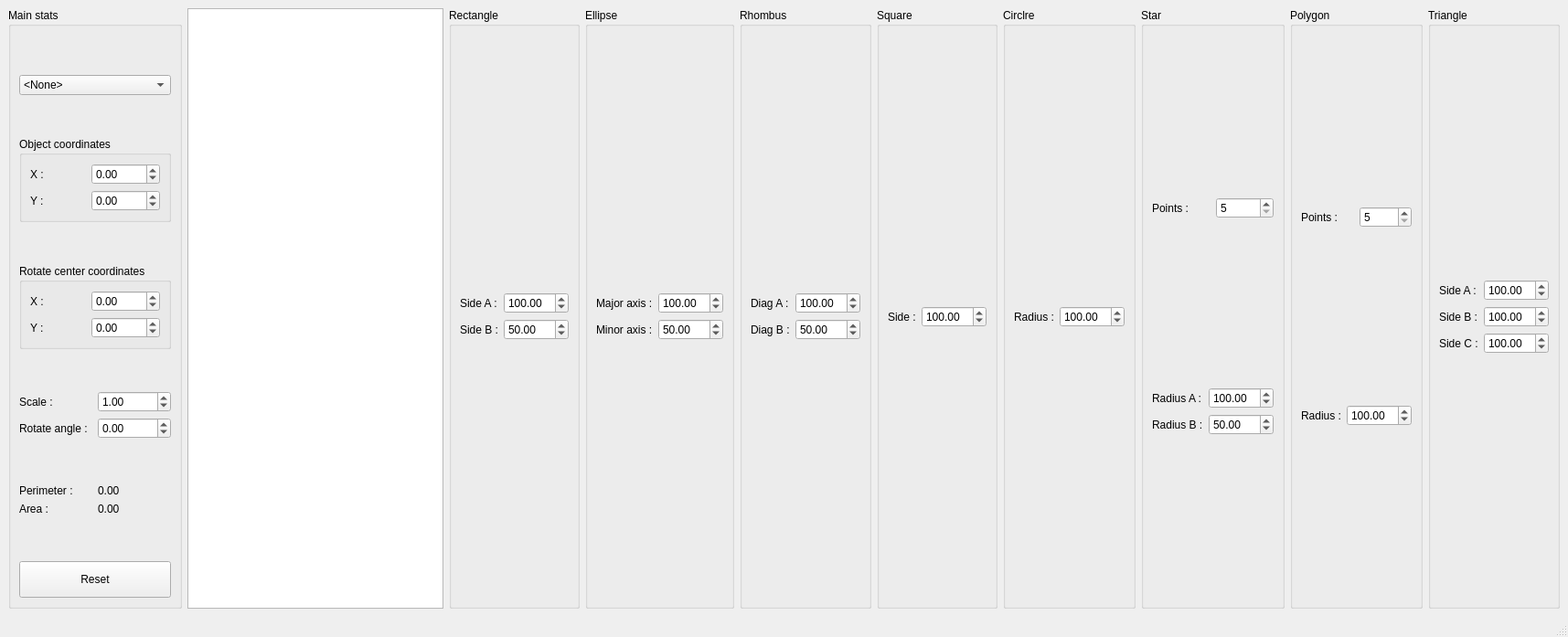
<?xml version="1.0" encoding="UTF-8"?>
<ui version="4.0">
 <class>MainWindow</class>
 <widget class="QMainWindow" name="MainWindow">
  <property name="geometry">
   <rect>
    <x>0</x>
    <y>0</y>
    <width>1715</width>
    <height>697</height>
   </rect>
  </property>
  <property name="windowTitle">
   <string>MainWindow</string>
  </property>
  <widget class="QWidget" name="centralwidget">
   <layout class="QHBoxLayout" name="horizontalLayout_3">
    <item>
     <widget class="QGroupBox" name="MainStats">
      <property name="title">
       <string>Main stats</string>
      </property>
      <layout class="QVBoxLayout" name="verticalLayout_3">
       <item>
        <spacer name="verticalSpacer_2">
         <property name="orientation">
          <enum>Qt::Vertical</enum>
         </property>
         <property name="sizeHint" stdset="0">
          <size>
           <width>0</width>
           <height>0</height>
          </size>
         </property>
        </spacer>
       </item>
       <item>
        <layout class="QVBoxLayout" name="verticalLayout">
         <item>
          <widget class="QComboBox" name="comboBox">
           <item>
            <property name="text">
             <string>&lt;None&gt;</string>
            </property>
           </item>
           <item>
            <property name="text">
             <string>Circle</string>
            </property>
           </item>
           <item>
            <property name="text">
             <string>Custom</string>
            </property>
           </item>
           <item>
            <property name="text">
             <string>Ellipse</string>
            </property>
           </item>
           <item>
            <property name="text">
             <string>Polygon</string>
            </property>
           </item>
           <item>
            <property name="text">
             <string>Rectangle</string>
            </property>
           </item>
           <item>
            <property name="text">
             <string>Rhombus</string>
            </property>
           </item>
           <item>
            <property name="text">
             <string>Square</string>
            </property>
           </item>
           <item>
            <property name="text">
             <string>Star</string>
            </property>
           </item>
           <item>
            <property name="text">
             <string>Triangle</string>
            </property>
           </item>
          </widget>
         </item>
         <item>
          <spacer name="verticalSpacer_3">
           <property name="orientation">
            <enum>Qt::Vertical</enum>
           </property>
           <property name="sizeHint" stdset="0">
            <size>
             <width>20</width>
             <height>40</height>
            </size>
           </property>
          </spacer>
         </item>
         <item>
          <widget class="QGroupBox" name="groupBox">
           <property name="title">
            <string>Object coordinates</string>
           </property>
           <layout class="QVBoxLayout" name="verticalLayout_4">
            <item>
             <layout class="QHBoxLayout" name="horizontalLayout">
              <item>
               <widget class="QLabel" name="label">
                <property name="text">
                 <string>X :</string>
                </property>
               </widget>
              </item>
              <item>
               <widget class="QDoubleSpinBox" name="doubleCoordX">
                <property name="minimum">
                 <double>-1000.000000000000000</double>
                </property>
                <property name="maximum">
                 <double>1000.000000000000000</double>
                </property>
               </widget>
              </item>
             </layout>
            </item>
            <item>
             <layout class="QHBoxLayout" name="horizontalLayout_4">
              <item>
               <widget class="QLabel" name="label_2">
                <property name="text">
                 <string>Y :</string>
                </property>
               </widget>
              </item>
              <item>
               <widget class="QDoubleSpinBox" name="doubleCoordY">
                <property name="minimum">
                 <double>-1000.000000000000000</double>
                </property>
                <property name="maximum">
                 <double>1000.000000000000000</double>
                </property>
               </widget>
              </item>
             </layout>
            </item>
           </layout>
          </widget>
         </item>
         <item>
          <spacer name="verticalSpacer_5">
           <property name="orientation">
            <enum>Qt::Vertical</enum>
           </property>
           <property name="sizeHint" stdset="0">
            <size>
             <width>20</width>
             <height>40</height>
            </size>
           </property>
          </spacer>
         </item>
         <item>
          <widget class="QGroupBox" name="groupBox_3">
           <property name="title">
            <string>Rotate center coordinates</string>
           </property>
           <layout class="QVBoxLayout" name="verticalLayout_5">
            <item>
             <layout class="QHBoxLayout" name="horizontalLayout_6">
              <item>
               <widget class="QLabel" name="label_5">
                <property name="text">
                 <string>X :</string>
                </property>
               </widget>
              </item>
              <item>
               <widget class="QDoubleSpinBox" name="doubleCoordX_2">
                <property name="minimum">
                 <double>-1000.000000000000000</double>
                </property>
                <property name="maximum">
                 <double>1000.000000000000000</double>
                </property>
               </widget>
              </item>
             </layout>
            </item>
            <item>
             <layout class="QHBoxLayout" name="horizontalLayout_7">
              <item>
               <widget class="QLabel" name="label_6">
                <property name="text">
                 <string>Y :</string>
                </property>
               </widget>
              </item>
              <item>
               <widget class="QDoubleSpinBox" name="doubleCoordY_2">
                <property name="minimum">
                 <double>-1000.000000000000000</double>
                </property>
                <property name="maximum">
                 <double>1000.000000000000000</double>
                </property>
               </widget>
              </item>
             </layout>
            </item>
           </layout>
          </widget>
         </item>
         <item>
          <spacer name="verticalSpacer_4">
           <property name="orientation">
            <enum>Qt::Vertical</enum>
           </property>
           <property name="sizeHint" stdset="0">
            <size>
             <width>20</width>
             <height>40</height>
            </size>
           </property>
          </spacer>
         </item>
         <item>
          <layout class="QHBoxLayout" name="horizontalLayout_2">
           <item>
            <widget class="QLabel" name="label_3">
             <property name="text">
              <string>Scale :            </string>
             </property>
            </widget>
           </item>
           <item>
            <widget class="QDoubleSpinBox" name="doubleScaleBox">
             <property name="minimum">
              <double>0.100000000000000</double>
             </property>
             <property name="maximum">
              <double>9999.989999999999782</double>
             </property>
             <property name="singleStep">
              <double>0.100000000000000</double>
             </property>
             <property name="value">
              <double>1.000000000000000</double>
             </property>
            </widget>
           </item>
          </layout>
         </item>
        </layout>
       </item>
       <item>
        <layout class="QHBoxLayout" name="horizontalLayout_5">
         <item>
          <widget class="QLabel" name="label_4">
           <property name="text">
            <string>Rotate angle :</string>
           </property>
          </widget>
         </item>
         <item>
          <widget class="QDoubleSpinBox" name="doubleRotateBox">
           <property name="minimum">
            <double>-9999.989999999999782</double>
           </property>
           <property name="maximum">
            <double>9999.989999999999782</double>
           </property>
          </widget>
         </item>
        </layout>
       </item>
       <item>
        <spacer name="verticalSpacer">
         <property name="orientation">
          <enum>Qt::Vertical</enum>
         </property>
         <property name="sizeHint" stdset="0">
          <size>
           <width>20</width>
           <height>40</height>
          </size>
         </property>
        </spacer>
       </item>
       <item>
        <layout class="QHBoxLayout" name="horizontalLayout_8">
         <item>
          <widget class="QLabel" name="label_8">
           <property name="text">
            <string>Perimeter :</string>
           </property>
          </widget>
         </item>
         <item>
          <widget class="QLabel" name="Perimeter">
           <property name="text">
            <string>0.00</string>
           </property>
          </widget>
         </item>
        </layout>
       </item>
       <item>
        <layout class="QHBoxLayout" name="horizontalLayout_9">
         <item>
          <widget class="QLabel" name="label_10">
           <property name="text">
            <string>Area :</string>
           </property>
          </widget>
         </item>
         <item>
          <widget class="QLabel" name="Area">
           <property name="text">
            <string>0.00</string>
           </property>
          </widget>
         </item>
        </layout>
       </item>
       <item>
        <spacer name="verticalSpacer_6">
         <property name="orientation">
          <enum>Qt::Vertical</enum>
         </property>
         <property name="sizeHint" stdset="0">
          <size>
           <width>20</width>
           <height>40</height>
          </size>
         </property>
        </spacer>
       </item>
       <item>
        <widget class="QPushButton" name="Reset">
         <property name="minimumSize">
          <size>
           <width>0</width>
           <height>40</height>
          </size>
         </property>
         <property name="text">
          <string>Reset</string>
         </property>
        </widget>
       </item>
      </layout>
     </widget>
    </item>
    <item>
     <widget class="QGraphicsView" name="graphicsView">
      <property name="minimumSize">
       <size>
        <width>0</width>
        <height>0</height>
       </size>
      </property>
      <property name="maximumSize">
       <size>
        <width>10000</width>
        <height>6350</height>
       </size>
      </property>
     </widget>
    </item>
    <item>
     <widget class="QGroupBox" name="Param_Rect">
      <property name="title">
       <string>Rectangle</string>
      </property>
      <layout class="QVBoxLayout" name="verticalLayout_2">
       <item>
        <spacer name="verticalSpacer_8">
         <property name="orientation">
          <enum>Qt::Vertical</enum>
         </property>
         <property name="sizeHint" stdset="0">
          <size>
           <width>20</width>
           <height>40</height>
          </size>
         </property>
        </spacer>
       </item>
       <item>
        <layout class="QHBoxLayout" name="horizontalLayout_12">
         <item>
          <widget class="QLabel" name="label_11">
           <property name="text">
            <string>Side A :</string>
           </property>
          </widget>
         </item>
         <item>
          <widget class="QDoubleSpinBox" name="doubleSideA">
           <property name="minimum">
            <double>0.100000000000000</double>
           </property>
           <property name="maximum">
            <double>9999.000000000000000</double>
           </property>
           <property name="value">
            <double>100.000000000000000</double>
           </property>
          </widget>
         </item>
        </layout>
       </item>
       <item>
        <layout class="QHBoxLayout" name="horizontalLayout_14">
         <item>
          <widget class="QLabel" name="label_12">
           <property name="text">
            <string>Side B :</string>
           </property>
          </widget>
         </item>
         <item>
          <widget class="QDoubleSpinBox" name="doubleSideB">
           <property name="minimum">
            <double>0.100000000000000</double>
           </property>
           <property name="maximum">
            <double>9999.989999999999782</double>
           </property>
           <property name="value">
            <double>50.000000000000000</double>
           </property>
          </widget>
         </item>
        </layout>
       </item>
       <item>
        <spacer name="verticalSpacer_7">
         <property name="orientation">
          <enum>Qt::Vertical</enum>
         </property>
         <property name="sizeHint" stdset="0">
          <size>
           <width>20</width>
           <height>40</height>
          </size>
         </property>
        </spacer>
       </item>
      </layout>
     </widget>
    </item>
    <item>
     <widget class="QGroupBox" name="Param_Ell">
      <property name="title">
       <string>Ellipse</string>
      </property>
      <layout class="QVBoxLayout" name="verticalLayout_6">
       <item>
        <spacer name="verticalSpacer_9">
         <property name="orientation">
          <enum>Qt::Vertical</enum>
         </property>
         <property name="sizeHint" stdset="0">
          <size>
           <width>20</width>
           <height>40</height>
          </size>
         </property>
        </spacer>
       </item>
       <item>
        <layout class="QHBoxLayout" name="horizontalLayout_16">
         <item>
          <widget class="QLabel" name="label_14">
           <property name="text">
            <string>Major axis :</string>
           </property>
          </widget>
         </item>
         <item>
          <widget class="QDoubleSpinBox" name="doubleMajorAxis">
           <property name="minimum">
            <double>0.100000000000000</double>
           </property>
           <property name="maximum">
            <double>9999.989999999999782</double>
           </property>
           <property name="value">
            <double>100.000000000000000</double>
           </property>
          </widget>
         </item>
        </layout>
       </item>
       <item>
        <layout class="QHBoxLayout" name="horizontalLayout_15">
         <item>
          <widget class="QLabel" name="label_13">
           <property name="text">
            <string>Minor axis :</string>
           </property>
          </widget>
         </item>
         <item>
          <widget class="QDoubleSpinBox" name="doubleMinorAxis">
           <property name="minimum">
            <double>0.100000000000000</double>
           </property>
           <property name="maximum">
            <double>9999.989999999999782</double>
           </property>
           <property name="value">
            <double>50.000000000000000</double>
           </property>
          </widget>
         </item>
        </layout>
       </item>
       <item>
        <spacer name="verticalSpacer_10">
         <property name="orientation">
          <enum>Qt::Vertical</enum>
         </property>
         <property name="sizeHint" stdset="0">
          <size>
           <width>20</width>
           <height>40</height>
          </size>
         </property>
        </spacer>
       </item>
      </layout>
     </widget>
    </item>
    <item>
     <widget class="QGroupBox" name="Param_Rhomb">
      <property name="title">
       <string>Rhombus</string>
      </property>
      <layout class="QVBoxLayout" name="verticalLayout_7">
       <item>
        <spacer name="verticalSpacer_11">
         <property name="orientation">
          <enum>Qt::Vertical</enum>
         </property>
         <property name="sizeHint" stdset="0">
          <size>
           <width>20</width>
           <height>40</height>
          </size>
         </property>
        </spacer>
       </item>
       <item>
        <layout class="QHBoxLayout" name="horizontalLayout_11">
         <item>
          <widget class="QLabel" name="label_15">
           <property name="text">
            <string>Diag A :</string>
           </property>
          </widget>
         </item>
         <item>
          <widget class="QDoubleSpinBox" name="doubleSpinBox_2">
           <property name="minimum">
            <double>0.100000000000000</double>
           </property>
           <property name="maximum">
            <double>9999.989999999999782</double>
           </property>
           <property name="singleStep">
            <double>1.000000000000000</double>
           </property>
           <property name="value">
            <double>100.000000000000000</double>
           </property>
          </widget>
         </item>
        </layout>
       </item>
       <item>
        <layout class="QHBoxLayout" name="horizontalLayout_10">
         <item>
          <widget class="QLabel" name="label_16">
           <property name="text">
            <string>Diag B :</string>
           </property>
          </widget>
         </item>
         <item>
          <widget class="QDoubleSpinBox" name="doubleSpinBox">
           <property name="minimum">
            <double>0.100000000000000</double>
           </property>
           <property name="maximum">
            <double>9999.989999999999782</double>
           </property>
           <property name="value">
            <double>50.000000000000000</double>
           </property>
          </widget>
         </item>
        </layout>
       </item>
       <item>
        <spacer name="verticalSpacer_13">
         <property name="orientation">
          <enum>Qt::Vertical</enum>
         </property>
         <property name="sizeHint" stdset="0">
          <size>
           <width>20</width>
           <height>40</height>
          </size>
         </property>
        </spacer>
       </item>
      </layout>
     </widget>
    </item>
    <item>
     <widget class="QGroupBox" name="Param_Sqr">
      <property name="title">
       <string>Square</string>
      </property>
      <layout class="QVBoxLayout" name="verticalLayout_8">
       <item>
        <spacer name="verticalSpacer_12">
         <property name="orientation">
          <enum>Qt::Vertical</enum>
         </property>
         <property name="sizeHint" stdset="0">
          <size>
           <width>20</width>
           <height>40</height>
          </size>
         </property>
        </spacer>
       </item>
       <item>
        <layout class="QHBoxLayout" name="horizontalLayout_13">
         <item>
          <widget class="QLabel" name="label_17">
           <property name="text">
            <string>Side :</string>
           </property>
          </widget>
         </item>
         <item>
          <widget class="QDoubleSpinBox" name="doubleSideSqr">
           <property name="minimum">
            <double>0.100000000000000</double>
           </property>
           <property name="maximum">
            <double>9999.989999999999782</double>
           </property>
           <property name="value">
            <double>100.000000000000000</double>
           </property>
          </widget>
         </item>
        </layout>
       </item>
       <item>
        <spacer name="verticalSpacer_14">
         <property name="orientation">
          <enum>Qt::Vertical</enum>
         </property>
         <property name="sizeHint" stdset="0">
          <size>
           <width>20</width>
           <height>40</height>
          </size>
         </property>
        </spacer>
       </item>
      </layout>
     </widget>
    </item>
    <item>
     <widget class="QGroupBox" name="Param_Circle">
      <property name="title">
       <string>Circlre</string>
      </property>
      <layout class="QVBoxLayout" name="verticalLayout_9">
       <item>
        <spacer name="verticalSpacer_15">
         <property name="orientation">
          <enum>Qt::Vertical</enum>
         </property>
         <property name="sizeHint" stdset="0">
          <size>
           <width>20</width>
           <height>273</height>
          </size>
         </property>
        </spacer>
       </item>
       <item>
        <layout class="QHBoxLayout" name="horizontalLayout_17">
         <item>
          <widget class="QLabel" name="label_18">
           <property name="text">
            <string>Radius :</string>
           </property>
          </widget>
         </item>
         <item>
          <widget class="QDoubleSpinBox" name="doubleRadiusCircle">
           <property name="minimum">
            <double>0.100000000000000</double>
           </property>
           <property name="maximum">
            <double>9999.989999999999782</double>
           </property>
           <property name="value">
            <double>100.000000000000000</double>
           </property>
          </widget>
         </item>
        </layout>
       </item>
       <item>
        <spacer name="verticalSpacer_16">
         <property name="orientation">
          <enum>Qt::Vertical</enum>
         </property>
         <property name="sizeHint" stdset="0">
          <size>
           <width>20</width>
           <height>272</height>
          </size>
         </property>
        </spacer>
       </item>
      </layout>
     </widget>
    </item>
    <item>
     <widget class="QGroupBox" name="Param_Star">
      <property name="title">
       <string>Star</string>
      </property>
      <layout class="QVBoxLayout" name="verticalLayout_10">
       <item>
        <spacer name="verticalSpacer_17">
         <property name="orientation">
          <enum>Qt::Vertical</enum>
         </property>
         <property name="sizeHint" stdset="0">
          <size>
           <width>20</width>
           <height>156</height>
          </size>
         </property>
        </spacer>
       </item>
       <item>
        <layout class="QHBoxLayout" name="horizontalLayout_20">
         <item>
          <widget class="QLabel" name="label_21">
           <property name="text">
            <string>Points :</string>
           </property>
          </widget>
         </item>
         <item>
          <widget class="QSpinBox" name="StarPoints">
           <property name="minimum">
            <number>5</number>
           </property>
           <property name="maximum">
            <number>99</number>
           </property>
           <property name="value">
            <number>5</number>
           </property>
           <property name="displayIntegerBase">
            <number>10</number>
           </property>
          </widget>
         </item>
        </layout>
       </item>
       <item>
        <spacer name="verticalSpacer_19">
         <property name="orientation">
          <enum>Qt::Vertical</enum>
         </property>
         <property name="sizeHint" stdset="0">
          <size>
           <width>20</width>
           <height>156</height>
          </size>
         </property>
        </spacer>
       </item>
       <item>
        <layout class="QHBoxLayout" name="horizontalLayout_18">
         <item>
          <widget class="QLabel" name="label_19">
           <property name="text">
            <string>Radius A :</string>
           </property>
          </widget>
         </item>
         <item>
          <widget class="QDoubleSpinBox" name="doubleRadiusAStar">
           <property name="minimum">
            <double>0.100000000000000</double>
           </property>
           <property name="maximum">
            <double>9999.989999999999782</double>
           </property>
           <property name="value">
            <double>100.000000000000000</double>
           </property>
          </widget>
         </item>
        </layout>
       </item>
       <item>
        <layout class="QHBoxLayout" name="horizontalLayout_19">
         <item>
          <widget class="QLabel" name="label_20">
           <property name="text">
            <string>Radius B :</string>
           </property>
          </widget>
         </item>
         <item>
          <widget class="QDoubleSpinBox" name="doubleRadiusBStar">
           <property name="minimum">
            <double>0.100000000000000</double>
           </property>
           <property name="maximum">
            <double>9999.989999999999782</double>
           </property>
           <property name="value">
            <double>50.000000000000000</double>
           </property>
          </widget>
         </item>
        </layout>
       </item>
       <item>
        <spacer name="verticalSpacer_18">
         <property name="orientation">
          <enum>Qt::Vertical</enum>
         </property>
         <property name="sizeHint" stdset="0">
          <size>
           <width>20</width>
           <height>156</height>
          </size>
         </property>
        </spacer>
       </item>
      </layout>
     </widget>
    </item>
    <item>
     <widget class="QGroupBox" name="Param_Poly">
      <property name="title">
       <string>Polygon</string>
      </property>
      <layout class="QVBoxLayout" name="verticalLayout_11">
       <item>
        <spacer name="verticalSpacer_22">
         <property name="orientation">
          <enum>Qt::Vertical</enum>
         </property>
         <property name="sizeHint" stdset="0">
          <size>
           <width>20</width>
           <height>167</height>
          </size>
         </property>
        </spacer>
       </item>
       <item>
        <layout class="QHBoxLayout" name="horizontalLayout_21">
         <item>
          <widget class="QLabel" name="label_22">
           <property name="text">
            <string>Points :</string>
           </property>
          </widget>
         </item>
         <item>
          <widget class="QSpinBox" name="PolyPoints">
           <property name="minimum">
            <number>5</number>
           </property>
           <property name="maximum">
            <number>99</number>
           </property>
           <property name="value">
            <number>5</number>
           </property>
           <property name="displayIntegerBase">
            <number>10</number>
           </property>
          </widget>
         </item>
        </layout>
       </item>
       <item>
        <spacer name="verticalSpacer_21">
         <property name="orientation">
          <enum>Qt::Vertical</enum>
         </property>
         <property name="sizeHint" stdset="0">
          <size>
           <width>20</width>
           <height>168</height>
          </size>
         </property>
        </spacer>
       </item>
       <item>
        <layout class="QHBoxLayout" name="horizontalLayout_22">
         <item>
          <widget class="QLabel" name="label_23">
           <property name="text">
            <string>Radius :</string>
           </property>
          </widget>
         </item>
         <item>
          <widget class="QDoubleSpinBox" name="doubleSidePoly">
           <property name="minimum">
            <double>0.100000000000000</double>
           </property>
           <property name="maximum">
            <double>9999.989999999999782</double>
           </property>
           <property name="value">
            <double>100.000000000000000</double>
           </property>
          </widget>
         </item>
        </layout>
       </item>
       <item>
        <spacer name="verticalSpacer_20">
         <property name="orientation">
          <enum>Qt::Vertical</enum>
         </property>
         <property name="sizeHint" stdset="0">
          <size>
           <width>20</width>
           <height>167</height>
          </size>
         </property>
        </spacer>
       </item>
      </layout>
     </widget>
    </item>
    <item>
     <widget class="QGroupBox" name="Param_Triangle">
      <property name="title">
       <string>Triangle</string>
      </property>
      <layout class="QVBoxLayout" name="verticalLayout_12">
       <item>
        <spacer name="verticalSpacer_23">
         <property name="orientation">
          <enum>Qt::Vertical</enum>
         </property>
         <property name="sizeHint" stdset="0">
          <size>
           <width>20</width>
           <height>239</height>
          </size>
         </property>
        </spacer>
       </item>
       <item>
        <layout class="QHBoxLayout" name="horizontalLayout_24">
         <item>
          <widget class="QLabel" name="label_25">
           <property name="text">
            <string>Side A :</string>
           </property>
          </widget>
         </item>
         <item>
          <widget class="QDoubleSpinBox" name="TriangleSideA">
           <property name="minimum">
            <double>0.100000000000000</double>
           </property>
           <property name="maximum">
            <double>9999.989999999999782</double>
           </property>
           <property name="value">
            <double>100.000000000000000</double>
           </property>
          </widget>
         </item>
        </layout>
       </item>
       <item>
        <layout class="QHBoxLayout" name="horizontalLayout_23">
         <item>
          <widget class="QLabel" name="label_24">
           <property name="text">
            <string>Side B :</string>
           </property>
          </widget>
         </item>
         <item>
          <widget class="QDoubleSpinBox" name="TriangleSideB">
           <property name="minimum">
            <double>0.100000000000000</double>
           </property>
           <property name="maximum">
            <double>9999.989999999999782</double>
           </property>
           <property name="value">
            <double>100.000000000000000</double>
           </property>
          </widget>
         </item>
        </layout>
       </item>
       <item>
        <layout class="QHBoxLayout" name="horizontalLayout_25">
         <item>
          <widget class="QLabel" name="label_26">
           <property name="text">
            <string>Side C :</string>
           </property>
          </widget>
         </item>
         <item>
          <widget class="QDoubleSpinBox" name="TriangleSideC">
           <property name="minimum">
            <double>0.100000000000000</double>
           </property>
           <property name="maximum">
            <double>9999.989999999999782</double>
           </property>
           <property name="value">
            <double>100.000000000000000</double>
           </property>
          </widget>
         </item>
        </layout>
       </item>
       <item>
        <spacer name="verticalSpacer_24">
         <property name="orientation">
          <enum>Qt::Vertical</enum>
         </property>
         <property name="sizeHint" stdset="0">
          <size>
           <width>20</width>
           <height>238</height>
          </size>
         </property>
        </spacer>
       </item>
      </layout>
     </widget>
    </item>
   </layout>
  </widget>
  <widget class="QMenuBar" name="menubar">
   <property name="geometry">
    <rect>
     <x>0</x>
     <y>0</y>
     <width>1715</width>
     <height>22</height>
    </rect>
   </property>
  </widget>
  <widget class="QStatusBar" name="statusbar"/>
 </widget>
 <resources/>
 <connections/>
</ui>
